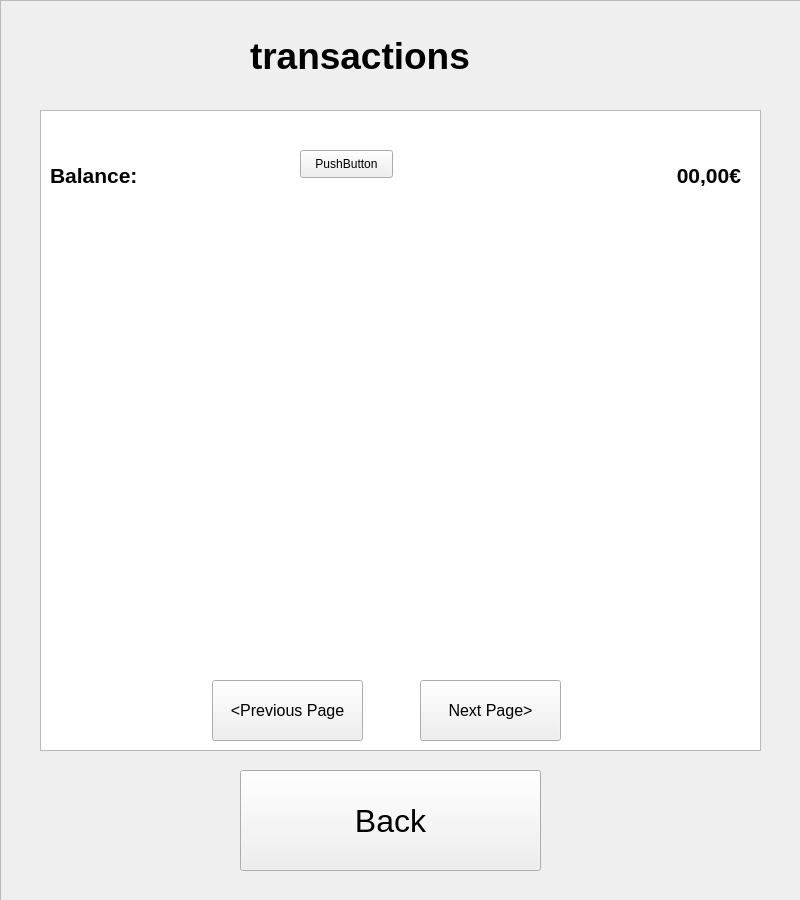
<?xml version="1.0" encoding="UTF-8"?>
<ui version="4.0">
 <class>Tilitapahtumat</class>
 <widget class="QWidget" name="Tilitapahtumat">
  <property name="geometry">
   <rect>
    <x>0</x>
    <y>0</y>
    <width>800</width>
    <height>900</height>
   </rect>
  </property>
  <property name="windowTitle">
   <string>Form</string>
  </property>
  <widget class="QFrame" name="frame">
   <property name="geometry">
    <rect>
     <x>0</x>
     <y>0</y>
     <width>801</width>
     <height>901</height>
    </rect>
   </property>
   <property name="frameShape">
    <enum>QFrame::StyledPanel</enum>
   </property>
   <property name="frameShadow">
    <enum>QFrame::Raised</enum>
   </property>
   <widget class="QGraphicsView" name="graphicsView">
    <property name="geometry">
     <rect>
      <x>40</x>
      <y>110</y>
      <width>721</width>
      <height>641</height>
     </rect>
    </property>
   </widget>
   <widget class="QPushButton" name="buttonKirjauduUlos">
    <property name="geometry">
     <rect>
      <x>240</x>
      <y>770</y>
      <width>301</width>
      <height>101</height>
     </rect>
    </property>
    <property name="font">
     <font>
      <pointsize>24</pointsize>
      <weight>50</weight>
      <bold>false</bold>
     </font>
    </property>
    <property name="text">
     <string>Back</string>
    </property>
   </widget>
   <widget class="QLabel" name="label_2">
    <property name="geometry">
     <rect>
      <x>50</x>
      <y>150</y>
      <width>211</width>
      <height>51</height>
     </rect>
    </property>
    <property name="font">
     <font>
      <pointsize>16</pointsize>
      <weight>75</weight>
      <bold>true</bold>
     </font>
    </property>
    <property name="text">
     <string>Balance:</string>
    </property>
   </widget>
   <widget class="QLabel" name="label">
    <property name="geometry">
     <rect>
      <x>250</x>
      <y>30</y>
      <width>301</width>
      <height>51</height>
     </rect>
    </property>
    <property name="font">
     <font>
      <pointsize>28</pointsize>
      <weight>75</weight>
      <bold>true</bold>
     </font>
    </property>
    <property name="text">
     <string>transactions</string>
    </property>
   </widget>
   <widget class="QLabel" name="label_3">
    <property name="geometry">
     <rect>
      <x>540</x>
      <y>160</y>
      <width>201</width>
      <height>31</height>
     </rect>
    </property>
    <property name="font">
     <font>
      <pointsize>16</pointsize>
      <weight>75</weight>
      <bold>true</bold>
     </font>
    </property>
    <property name="text">
     <string>00,00€</string>
    </property>
    <property name="alignment">
     <set>Qt::AlignRight|Qt::AlignTrailing|Qt::AlignVCenter</set>
    </property>
   </widget>
   <widget class="QPushButton" name="pushButton">
    <property name="geometry">
     <rect>
      <x>300</x>
      <y>150</y>
      <width>93</width>
      <height>28</height>
     </rect>
    </property>
    <property name="text">
     <string>PushButton</string>
    </property>
   </widget>
   <widget class="QStackedWidget" name="stackedWidget">
    <property name="geometry">
     <rect>
      <x>50</x>
      <y>200</y>
      <width>701</width>
      <height>471</height>
     </rect>
    </property>
    <widget class="QWidget" name="page"/>
    <widget class="QWidget" name="page_2"/>
   </widget>
   <widget class="QPushButton" name="nextPageButton">
    <property name="geometry">
     <rect>
      <x>420</x>
      <y>680</y>
      <width>141</width>
      <height>61</height>
     </rect>
    </property>
    <property name="font">
     <font>
      <pointsize>12</pointsize>
     </font>
    </property>
    <property name="text">
     <string>Next Page&gt;</string>
    </property>
   </widget>
   <widget class="QPushButton" name="previousPageButton">
    <property name="geometry">
     <rect>
      <x>212</x>
      <y>680</y>
      <width>151</width>
      <height>61</height>
     </rect>
    </property>
    <property name="font">
     <font>
      <pointsize>12</pointsize>
     </font>
    </property>
    <property name="text">
     <string>&lt;Previous Page</string>
    </property>
   </widget>
  </widget>
 </widget>
 <resources/>
 <connections/>
</ui>
